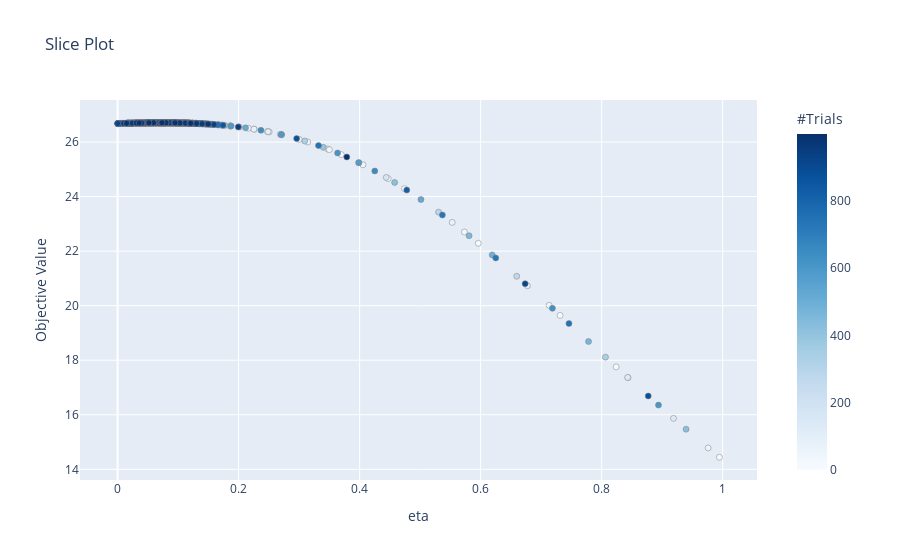

The cell this chart's notebook holds for it:
### Code cell
# Eta of [0, 1] for NYSE
optuna.visualization.plot_slice(nyse_small_eta_optuna)

### Figure 1 — Plotly figure (JSON) as saved in the notebook; plotly's stock layout.template omitted (floating-point values rounded to 4 significant figures; data arrays with more than 128 entries replaced by an {"elided": "..."} marker saying what was removed)
{"data": [{"marker": {"color": {"elided": "1000 int values"}, "colorbar": {"title": {"text": "#Trials"}, "x": 1, "xpad": 40}, "colorscale": [[0, "rgb(247,251,255)"], [0.125, "rgb(222,235,247)"], [0.25, "rgb(198,219,239)"], [0.375, "rgb(158,202,225)"], [0.5, "rgb(107,174,214)"], [0.625, "rgb(66,146,198)"], [0.75, "rgb(33,113,181)"], [0.875, "rgb(8,81,156)"], [1, "rgb(8,48,107)"]], "line": {"color": "Grey", "width": 0.5}}, "mode": "markers", "showlegend": false, "type": "scatter", "x": {"elided": "1000 float values"}, "y": {"elided": "1000 float values"}}], "layout": {"title": {"text": "Slice Plot"}, "xaxis": {"title": {"text": "eta"}}, "yaxis": {"title": {"text": "Objective Value"}}}}
